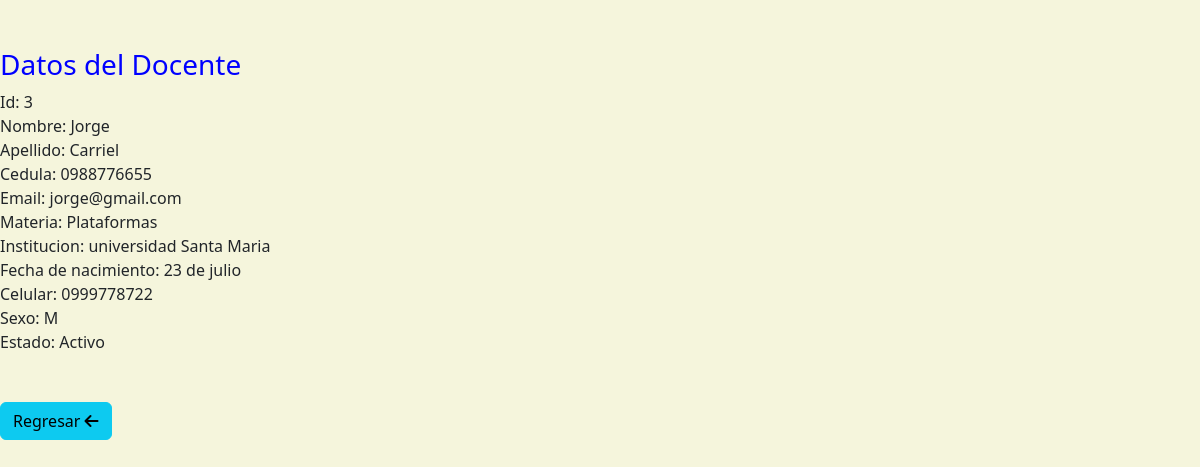
/ver_docente/3, run on the app's committed database.
### docentes/models.py (models this page shows)
class Docente(models.Model):
    SEXO = [
        ("M", "Masculino"),
        ("F", "Femenino"),
    ]
    nombre = models.CharField(max_length=20)
    apellido = models.CharField(max_length=20)
    cedula = models.CharField(max_length=10)
    sexo = models.CharField(max_length=1, choices=SEXO, null=True)
    email = models.CharField(max_length=50)
    institucion = models.ForeignKey(Institucion, on_delete=models.SET_NULL, null=True)
    materia = models.ForeignKey(Materia, on_delete=models.SET_NULL, null=True)
    fecha_de_nacimiento = models.CharField(max_length=50)
    celular = models.CharField(max_length=10)
    activo = models.BooleanField(default=True)
    def __str__(self):
        return f'{self.id} - {self.apellido} {self.nombre}'

class Materia(models.Model):
    nombre = models.CharField(max_length=100)
    horas = models.IntegerField(null=True)
    institucion = models.ForeignKey(Institucion, on_delete=models.SET_NULL, null=True)
    alumno = models.ForeignKey(Alumno, on_delete=models.SET_NULL, null=True)
    def __str__(self):
        return f'{self.nombre}'

class Institucion(models.Model):
    nombre = models.CharField(max_length=100, null=True)
    direccion = models.CharField(max_length=100, null=True)
    numero = models.CharField(max_length=10, null=True)
    def __str__(self):
        return f'{self.nombre}'

### docentes/views.py (the view)
# urls.py: path('ver_docente/<int:id>', ver_docente),
def ver_docente(request, id):
    docente = get_object_or_404(Docente, pk=id)
    datos ={'docente': docente}
    print(docente)
    pagina = loader.get_template('docentes/ver.html')
    return HttpResponse(pagina.render(datos, request))

### docentes/templates/docentes/ver.html (shortened to what this page needs)
<!DOCTYPE html>
<html lang="en">
<head>
    {% load static %}
    <link href="{% static 'fontawesomefree/css/fontawesome.css' %}" rel="stylesheet" type="text/css">
    <link href="{% static 'fontawesomefree/css/brands.css' %}" rel="stylesheet" type="text/css">
    <link href="{% static 'fontawesomefree/css/solid.css' %}" rel="stylesheet" type="text/css">
    <link href="https://cdn.jsdelivr.net/npm/bootstrap@5.3.2/dist/css/bootstrap.min.css" rel="stylesheet">
</head>
<body>
    <br>
    <br>
    <h3>Datos del Docente</h3>
Id: {{docente.id}}<br>
Nombre: {{docente.nombre}}<br>
Apellido: {{docente.apellido}}<br>
Cedula: {{docente.cedula}}<br>
Email: {{docente.email}}<br>
Materia: {{docente.materia}}<br>
Institucion: {{docente.institucion}}<br>
Fecha de nacimiento: {{docente.fecha_de_nacimiento}}<br>
Celular: {{docente.celular}}<br>
Sexo: {{docente.sexo}}<br>
Estado: {% if docente.activo %}
                            Activo
                      {% else %}
                            Inactivo
                      {% endif %}<br>
    <br>
    <br>
    <a href="{%url 'inicio'%}" class="btn btn-info">Regresar <i class="fa-solid fa-arrow-left"></i></a><br>
</body>
</html>

### docentes/templates/docentes/ver.html (style rules this page uses)
body { background-color:beige; }
h3 { color:blue; }

### data on the page
Docente: id "3", nombre "Jorge", apellido "Carriel", cedula "0988776655", email "jorge@gmail.com", materia "Plataformas", institucion "universidad Santa Maria", fecha_de_nacimiento "23 de julio", celular "0999778722", sexo "M"
